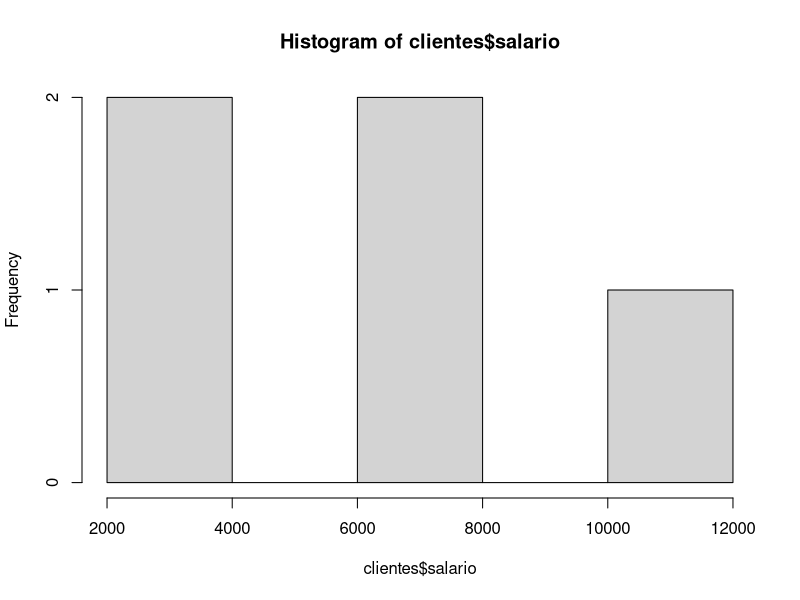
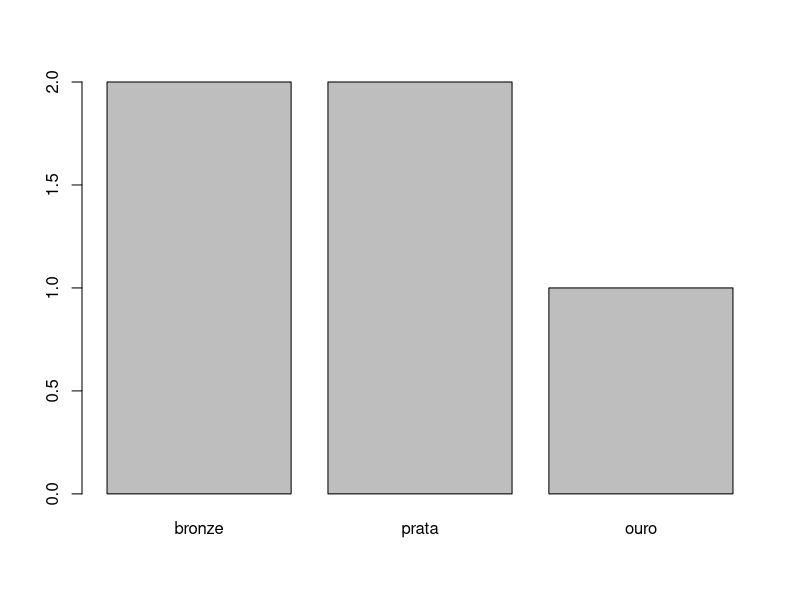

These figures' R source, in order:
clientes <- data.frame(
  nome = c("Bob", "Anna", "Tom", "Mel", "Dan"), #nominal
  idade = c(30,20,22,43,37), #discreta
  salario = c(6543.5, 10145.5, 7821.2, 3921.5, 2254.1), #continua
  plano = factor(
    c("prata", "ouro", "prata", "bronze", "bronze"), #ordinal
    levels = c("bronze", "prata", "ouro"),
    ordered = TRUE
  ),
  area = factor(
    c("humanas", "biologicas", "exatas", "biologicas", "humanas"), #nominal
    levels = c("humanas", "biologicas", "exatas"),
    ordered = FALSE
  )
)

clientes$plano
clientes$area

#Graficos
hist(clientes$salario)

barplot(table(clientes$plano))
